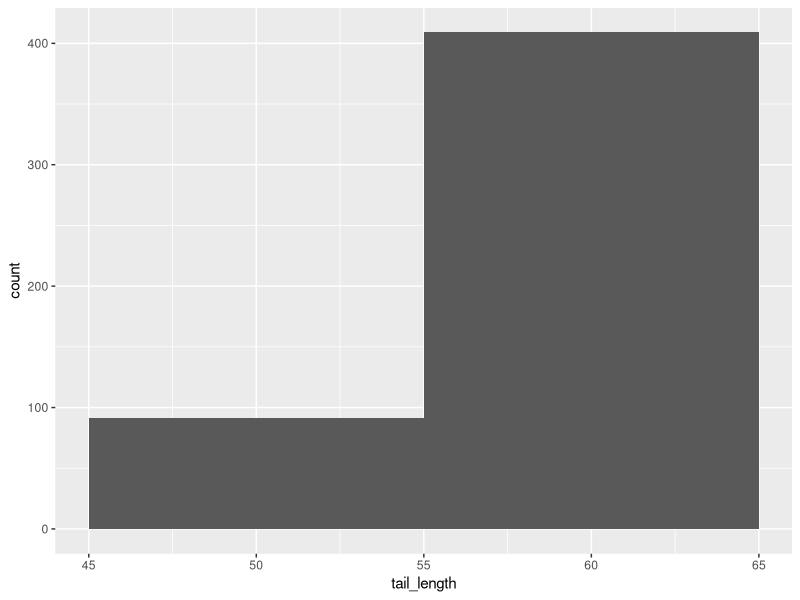
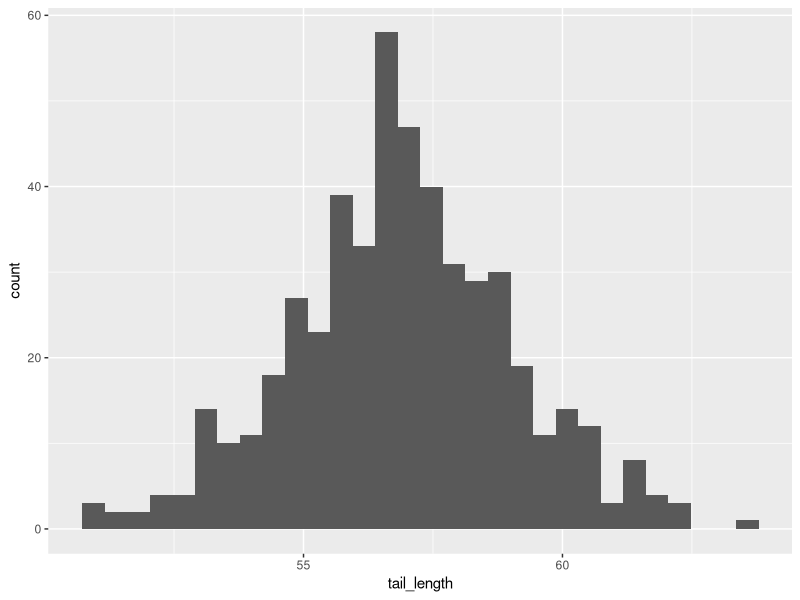
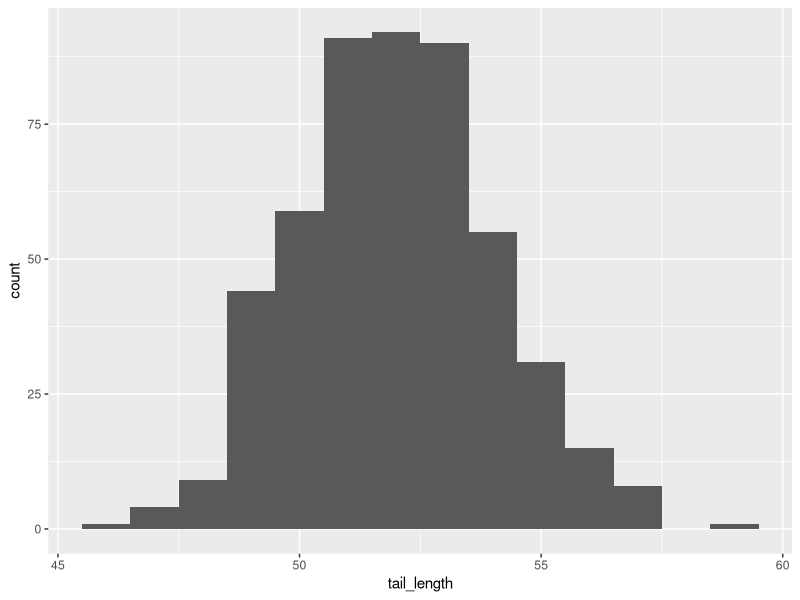
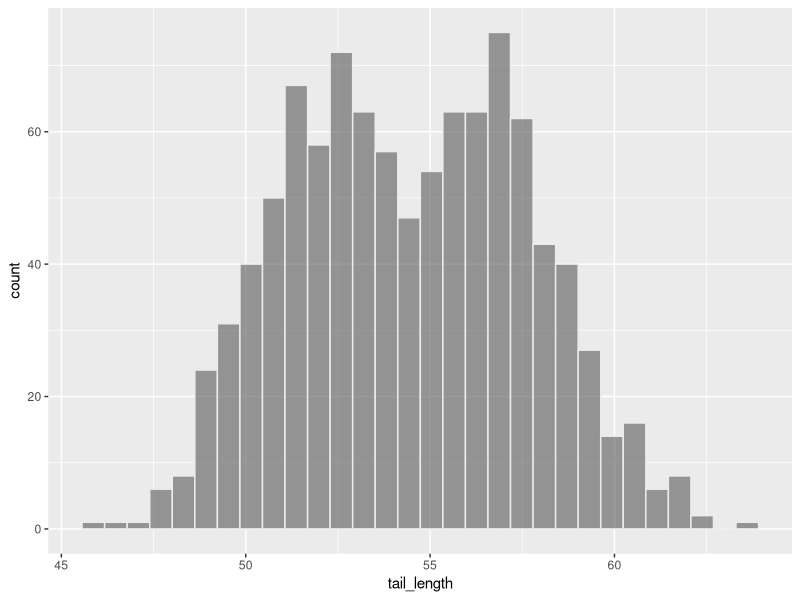
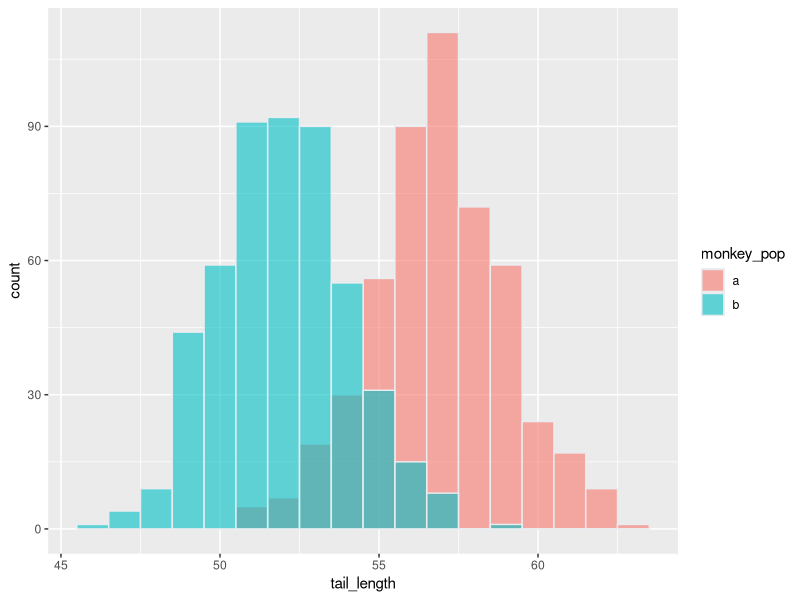
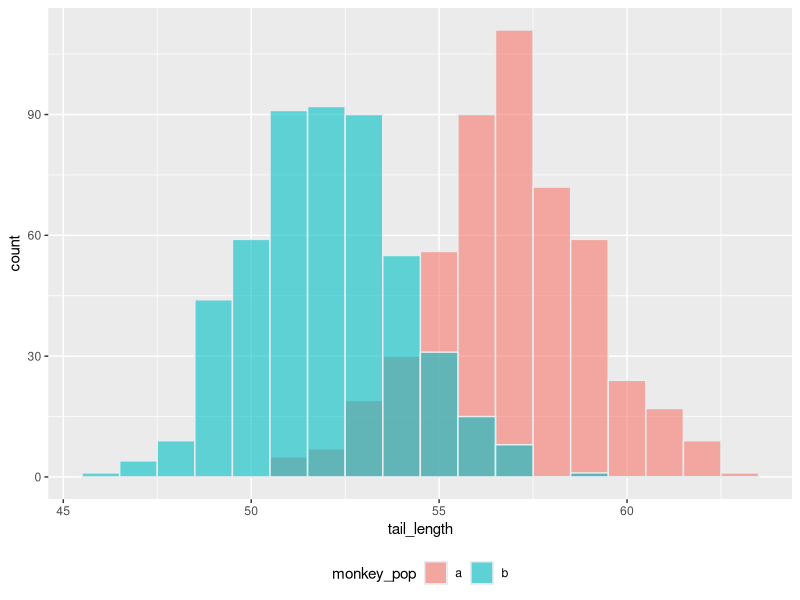
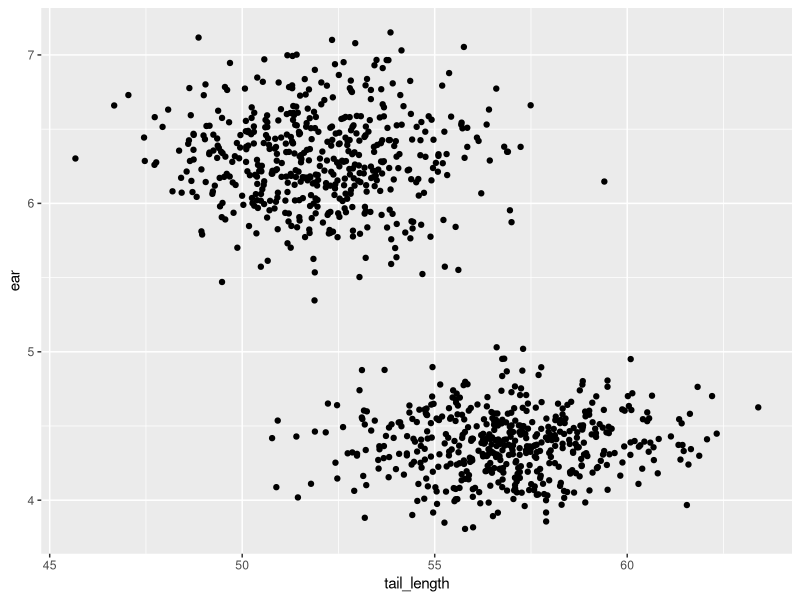
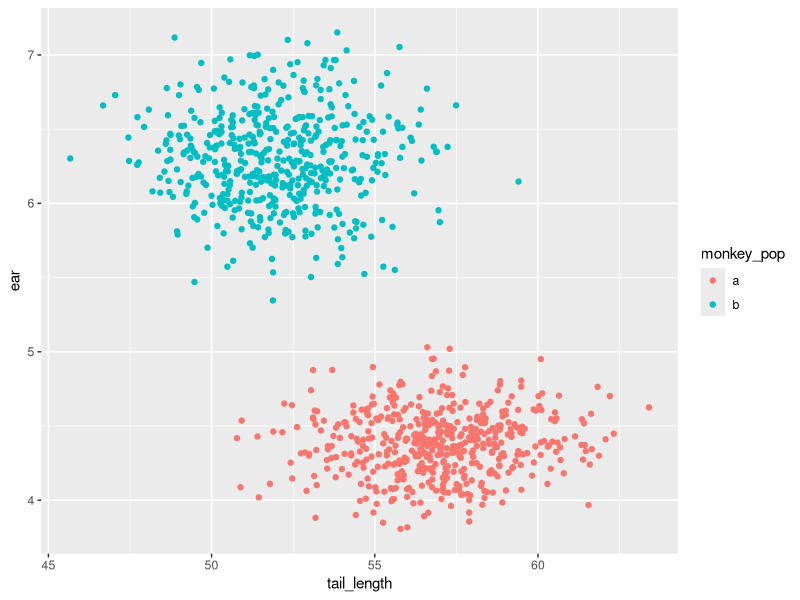

Write R code to recreate these figures, in order.
## ---- chunk 1
#first we make an object and assign something to it...

my_numbers <- c(4, 8, 15, 16, 23, 42)
#once we have an object we can do things to that object.

mean(my_numbers)
sum(my_numbers)
sd(my_numbers)

## ---- chunk 2
library(tidyverse)
set.seed(2020) #this sets the randomizer in R
tail_length <-rnorm(500,57,2) # create a set of 500 random numbers with a mean of 57 and a standard deviation of 2 
sample_number <-1:500 # create a vector of numbers from 1 to 500
monkey_pop <- rep(letters[1], 500) # this makes a vector of 500 'a's
monkey_data_1 <- tibble(sample_number, tail_length, monkey_pop) #create a data table (a tibble is a function that makes nice data tables with a modern flair...)

monkey_data_1 %>%  ggplot(aes(tail_length)) + geom_histogram(binwidth =  10) # this takes the monkey data and plots a histogram of the tail length
## ---- chunk 3

#copy your answer to question 1 here:






    
   

## ---- chunk 4

monkey_data_1 %>%  ggplot(aes(tail_length)) + geom_histogram()

#copy your answer to question 2 here:







## ---- chunk 5

tail_length <-rnorm(500,52,2)
sample_number <-501:1000
monkey_pop <- rep(letters[2], 500)
monkey_data_2 <- tibble(sample_number, tail_length, monkey_pop)

monkey_data_2 %>%  ggplot(aes(tail_length)) + geom_histogram(binwidth =  1)
## ---- chunk 6
all_data <- bind_rows(monkey_data_1, monkey_data_2) # here we are using the function bindrows to add the two datasets together!

all_data %>% ggplot(aes(tail_length )) + geom_histogram(color="#e9ecef", alpha=0.6, position = 'identity') 
## ---- chunk 7

#edit the below code to color by the variable monkey_pop

#all_data %>% ggplot(aes(tail_length, fill=******************** )) + geom_histogram(color="#e9ecef", alpha=0.6, position = 'identity')  
## ---- chunk 8

#old code
all_data %>% ggplot(aes(tail_length, fill=monkey_pop )) + geom_histogram(color="#e9ecef", alpha=0.6, position = 'identity', binwidth =  1)
# new code

all_data %>% ggplot(aes(tail_length, fill=monkey_pop )) + geom_histogram(color="#e9ecef", alpha=0.6, position = 'identity', binwidth =  1) + theme(legend.position = "bottom")
## ---- chunk 9


#copy your answer to question 4 here:


#plot a


#plot b



#plot c



#plot d



#plot e


#plot f


#plot g




## ---- chunk 10

ear1 <- rnorm(500, 4.4, .22)
ear2 <- rnorm(500, 6.3, .31)

ear1 <-tibble(ear =rnorm(500, 4.4, .22), monkey_pop = rep(letters[1], 500), sample_number = 1:500)


ear2 <-tibble(ear =rnorm(500, 6.3, .31), monkey_pop = rep(letters[2], 500), sample_number = 501:1000)

ear_all <- bind_rows(ear1, ear2)

new_data <- all_data %>% left_join(ear_all, by= c("monkey_pop", "sample_number"))


## ---- chunk 11

new_data %>%   ggplot(aes(tail_length, ear)) + geom_point() # this makes the scatterplot geom

new_data %>%   ggplot(aes(tail_length, ear, color = monkey_pop)) + geom_point()
## ---- chunk 12

#write you answers to question 4 here


#plot a


#plot b



#plot c


# plot d

## ---- chunk 13

# write you answers to question 6 here. i put the first one here to help you out

#plot a
new_data %>%   ggplot(aes( monkey_pop, tail_length, fill = monkey_pop)) + geom_violin()

# plot b



#plot c

## ---- chunk 14

#write you answers to question 7 here. as a tip look at this code: write_csv(new_data, "my_monkeydata.csv")


#part a






## ---- chunk 15
#
library(palmerpenguins)
glimpse(penguins)


penguins %>%
  count(species)

penguins %>%
  group_by(species) %>%
  summarize(across(where(is.numeric), mean, na.rm = TRUE))
